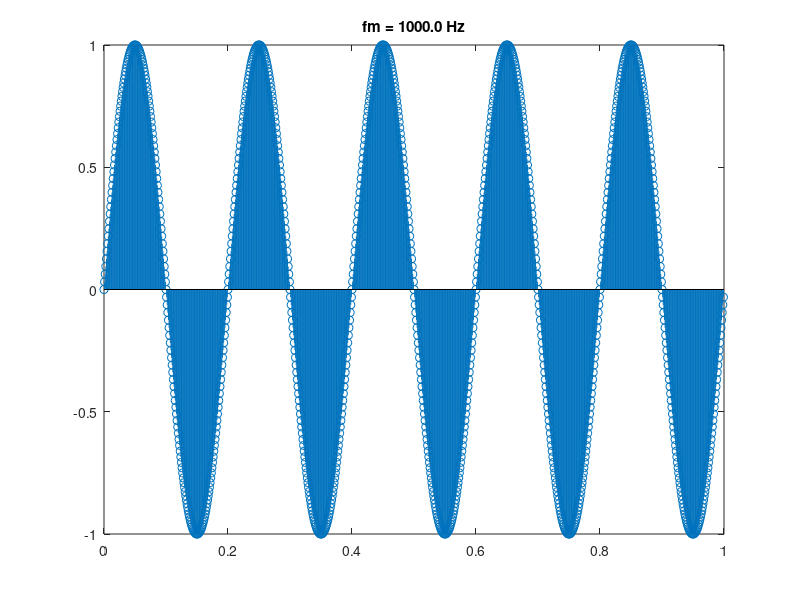
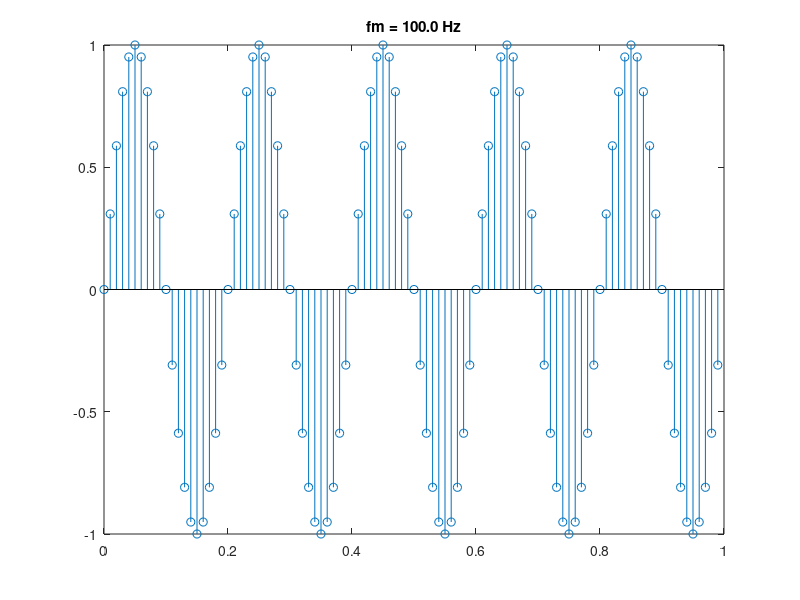
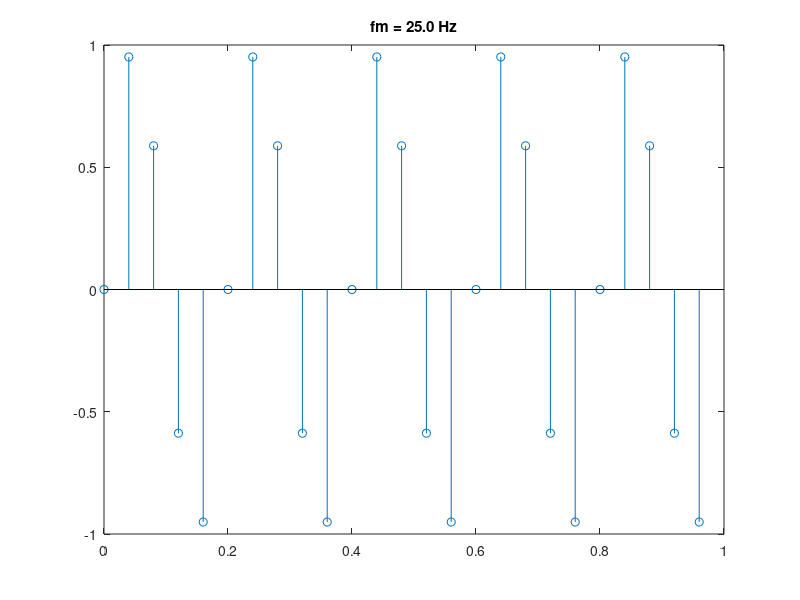
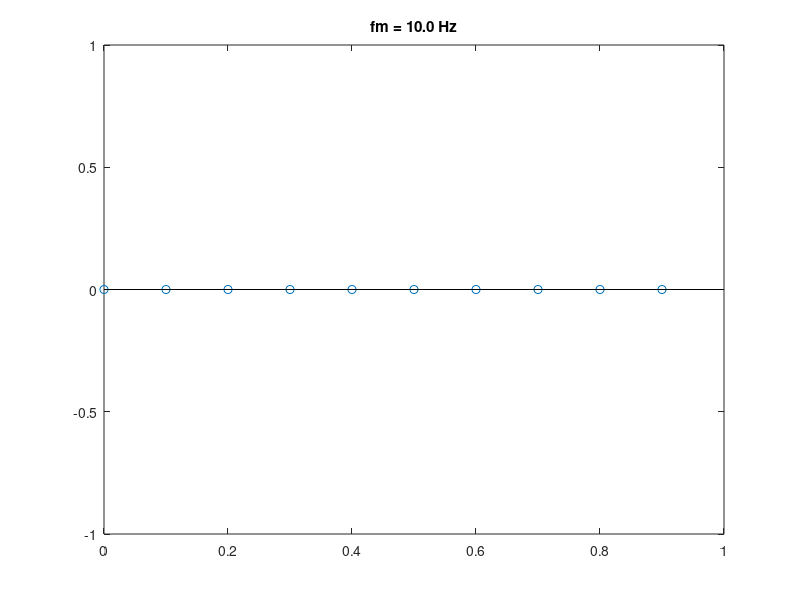

Source code (MATLAB) for these figures, in order:
%% Guia 1 - Ejercicio de laboratorio 8
%

%% Enunciado y resultados
% Discretice una señal senoidal con frecuencia 5 Hz. y duraci ón 1 seg.
% Utilice las siguientes frecuencias de muestreo:
% 1000, 100, 25, 10, 4, 1 y 0,5 Hz. Grafique y analice el resultado en
% cada uno de los casos.

clear all;
close all;

fm = [1000, 100, 25, 10, 4, 1, 0.5];
tm = 1./fm;
f = 5;
K = length(tm);
for i=1:K
    t = 0:tm(i):1-tm(i);
    s{i} = sin(2*pi*f*t);
    %subplot(K,1,i);
    figure();
    stem(t,s{i});
    axis([0 1 -1 1])
    title(sprintf('fm = %0.1f Hz',fm(i)));
end

%% Conclusiones
% En las figuras podemos observar que la señal se "ve" de 5 Hz hasta utilizar
% 25 Hz de frecuencia muestreo. Al utilizar 10 Hz de frecuencia de muestreo, se
% capturan los cruces por cero de la senoidal. Al ser submuestreada a 4 Hz,
% la senoidal de 5 Hz aparece como una de 1 Hz por efecto del alias.
% Utilizando frecuencias de muestreo menores, la representación de la señal
% se ve sumamente deteriorada, llegando a tener una señal vacía en el caso
% de 0.5 Hz.